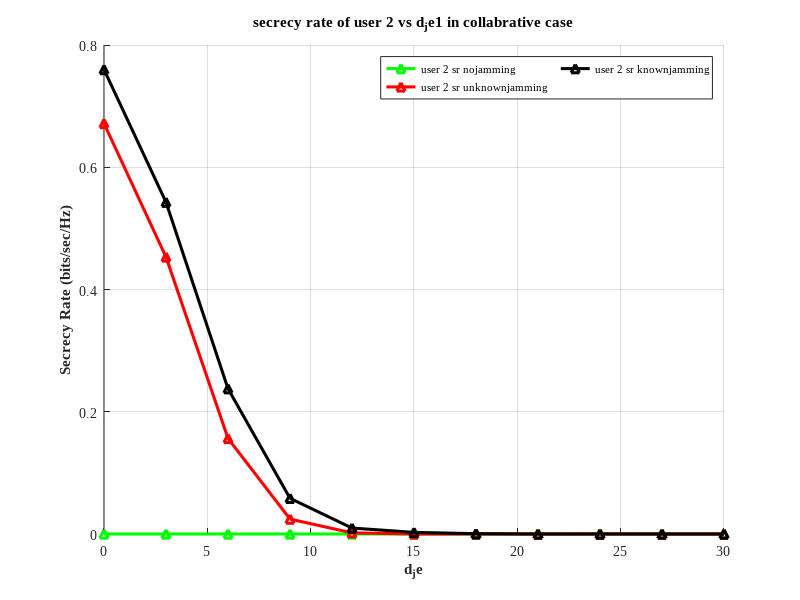

This figure's MATLAB source:
clc
clear all
close all

snr_dB = 40;    % Total power in dB
c = 2.2;            % Pathloss component
No = 1;             % Noise power
iterations = 400;    % Number of iterations for Monte Carlo simulation
N = 30;            % Number of channel realizations

% Distances
d_sr = 50;      % Distance from Source to RIS
d_ru1 = 10;          % Distance from RIS to Destination
d_ru2 = 20;    % Distance from Source to E1
d_su1=60;
d_su2=70;
d_se1 = 30;      % Distance from RIS to E1
d_se2 = 40;          % Distance from Jammer to E1
d_se3 = 50;      % Distance from Jammer to Destination
d_ju1=50;      % Distance from Source to Destination
d_ju2=30;
d_je1=0:3:30
d_je2=0:3:30
d_je3=0:3:30;

a2_values = 0.76; 
a1_values = 0.24;

for a_index = 1:length(a1_values)
    a1 = a1_values(a_index);
    a2 = a2_values(a_index);
    cap_nj1 = zeros(iterations, length(snr_dB));
    cap_nj2 = zeros(iterations, length(snr_dB));

    cap_uj1 = zeros(iterations, length(snr_dB));
    cap_uj2 = zeros(iterations, length(snr_dB));

    cap_kj1 = zeros(iterations, length(snr_dB));
    cap_kj2 = zeros(iterations, length(snr_dB));

    for jj = 1:iterations
         disp(['Iteration: ', num2str(jj)]);

         for ii = 1:length(d_je1)
             Ps = 10^(snr_dB/ 10);  % Power conversion from dB to linear scale
             Pt = 0.9 * Ps;              % Power for users
             Pj = 0.1* Ps;              % Power for jamming

             %channel coefficients
             hsr = sqrt(d_sr^(-c)) * (randn(N, 1) + 1i * randn(N, 1));
             hru1 = sqrt(d_ru1^(-c)) * (randn(N, 1) + 1i * randn(N, 1));
             hru2 = sqrt(d_ru2^(-c)) * (randn(N, 1) + 1i * randn(N, 1));
             hsu1 = sqrt(d_su1^(-c)) * (randn(N, 1) + 1i * randn(N, 1));
             hsu2 = sqrt(d_su2^(-c)) * (randn(N, 1) + 1i * randn(N, 1));
             hse1 = sqrt(d_se1^(-c)) * (randn(N, 1) + 1i * randn(N, 1));
             hse2 = sqrt(d_se2^(-c)) * (randn(N, 1) + 1i * randn(N, 1));
             hse3 = sqrt(d_se3^(-c)) * (randn(N, 1) + 1i * randn(N, 1));         
             hju1 = sqrt(d_ju1^(-c)) * (randn(N, 1) + 1i * randn(N, 1));         
             hju2 = sqrt(d_ju2^(-c)) * (randn(N, 1) + 1i * randn(N, 1));
             hje1 = sqrt((d_je1(ii))^(-c)) * (randn(N, 1) + 1i * randn(N, 1));
             hje2 = sqrt(d_je2(ii)^(-c)) * (randn(N, 1) + 1i * randn(N, 1));
             hje3 = sqrt(d_je3(ii)^(-c)) * (randn(N, 1) + 1i * randn(N, 1));

             %phase shift due to RIS           
             Phi1 = exp(-1i * angle(hsr .* hru1));
             Phi2 = exp(-1i * angle(hsr .* hru2));

             %snr of users
             snr1_nj = ((abs(hsr .* hru1 .* Phi1).^2 * (a1 * Pt))+(abs(hru1).^2 * (a1 * Pt)))./No
             snr2_nj = ((abs(hsr .* hru2 .* Phi2).^2 * (a2 * Pt))+(abs(hru2).^2 * (a2 * Pt)))./ (No +((abs(hsr .* hru1 .* Phi1).^2 * (a1 * Pt))+(abs(hru1).^2 * (a1 * Pt)))) 
             
             snr1_uj=((abs(hsr .* hru1 .* Phi1).^2 * (a1 * Pt))+(abs(hru1).^2 * (a1 * Pt)))./(No+(abs(hju1).^2 * Pj))
             snr2_uj=((abs(hsr .* hru2 .* Phi2).^2 * (a2 * Pt))+(abs(hru2).^2 * (a2 * Pt)))./(No+(abs(hju2).^2 * Pj)+((abs(hsr .* hru1 .* Phi1).^2 * (a1 * Pt))+(abs(hru1).^2 * (a1 * Pt))))

             snr1_kj=((abs(hsr .* hru1 .* Phi1).^2 * (a1 * Pt))+(abs(hru1).^2 * (a1 * Pt)))./(No)
             snr2_kj=((abs(hsr .* hru2 .* Phi2).^2 * (a2 * Pt))+(abs(hru2).^2 * (a2 * Pt)))./(No+((abs(hsr .* hru1 .* Phi1).^2 * (a1 * Pt))+(abs(hru1).^2 * (a1 * Pt))))
             %snr of eavesdroppers   
             snre_nj =[(abs(hse1).^2 * (a2 * Pt))./No]+[(abs(hse2).^2 * (a2 * Pt))./No]+[(abs(hse3).^2 * (a2 * Pt))./No];
             
             snre_uj=[(abs(hse1).^2 * (a2 * Pt))./(No+(abs(hje1).^2 * Pj))]+[(abs(hse3).^2 * (a2 * Pt))./(No+(abs(hje3).^2 * Pj))]+[(abs(hse2).^2 * (a2 * Pt))./(No+(abs(hje2).^2 * Pj))];

             snre_kj=[(abs(hse1).^2 * (a2 * Pt))./(No+abs(hje1).^2*Pj)]+[(abs(hse2).^2 * (a2 * Pt))./(No+abs(hje2).^2*Pj)]+[(abs(hse3).^2 * (a2 * Pt))./(No+abs(hje3).^2*Pj)];
             %secrecy rate calculations

             sr_nj1 = max(0.5 * (log2(1 + mean(snr1_nj)) - log2(1 + mean(snre_nj))), 0)
             sr_nj2 = max(0.5 * (log2(1 + mean(snr2_nj)) - log2(1 + mean(snre_nj))), 0)

             sr_uj1 = max(0.5 * (log2(1 + mean(snr1_uj)) - log2(1 + mean(snre_uj))), 0)
             sr_uj2 = max(0.5 * (log2(1 + mean(snr2_uj)) - log2(1 + mean(snre_uj))), 0)

             sr_kj1 = max(0.5 * (log2(1 + mean(snr1_kj)) - log2(1 + mean(snre_kj))), 0)
             sr_kj2 = max(0.5 * (log2(1 + mean(snr2_kj)) - log2(1 + mean(snre_kj))), 0)

             cap_nj1(jj, ii) = sr_nj1;
             cap_nj2(jj, ii) = sr_nj2;

             cap_uj1(jj, ii) = sr_uj1;
             cap_uj2(jj, ii) = sr_uj2;
             
             cap_kj1(jj, ii) = sr_kj1;
             cap_kj2(jj, ii) = sr_kj2;

        end
    end

    % Averaging over iterations
    C_RIS1_nojam1(a_index, :) = mean(cap_nj1, 1);
    C_RIS1_nojam2(a_index, :) = mean(cap_nj2, 1);

    C_RIS1_unknownjam1(a_index, :) = mean(cap_uj1, 1);
    C_RIS1_unknownjam2(a_index, :) = mean(cap_uj2, 1);

    C_RIS1_knownjam1(a_index, :) = mean(cap_kj1, 1);
    C_RIS1_knownjam2(a_index, :) = mean(cap_kj2, 1);
end


% Plotting the results
set(0, 'DefaultTextFontName', 'Times New Roman');
set(0, 'DefaultAxesFontName', 'Times New Roman');

fig = figure;
hold on;
grid on

% Colors for each power allocation scheme
colors = ['g', 'r', 'b', 'm', 'k', 'c'];

plot(d_je1, C_RIS1_nojam2, '-m^', 'DisplayName', 'user 2 sr nojamming', 'LineWidth', 2.2, 'Color', 'g');

plot(d_je1, C_RIS1_unknownjam2, '-m^', 'DisplayName', 'user 2 sr unknownjamming', 'LineWidth', 2.2, 'Color', 'r');
 
plot(d_je1, C_RIS1_knownjam2, '-m^', 'DisplayName', 'user 2 sr knownjamming', 'LineWidth', 2.2, 'Color', 'k');

xlabel('d_je', 'FontWeight', 'bold');
ylabel('Secrecy Rate (bits/sec/Hz)', 'FontWeight', 'bold');
title("secrecy rate of user 2 vs d_je1 in collabrative case")
grid on;
legend('Location', 'best', 'NumColumns', 2, 'FontSize', 8);

% Save the plot
exportgraphics(fig, 'myplot.jpeg', 'Resolution', 800);
